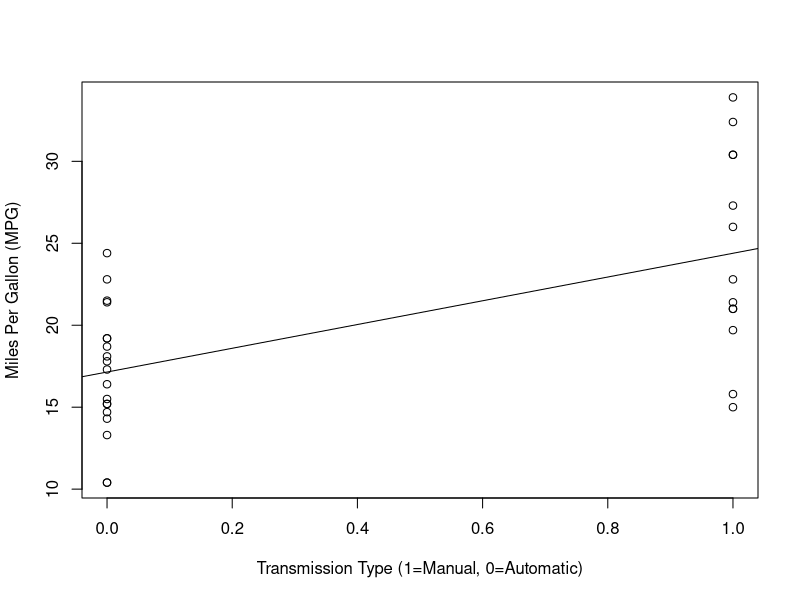
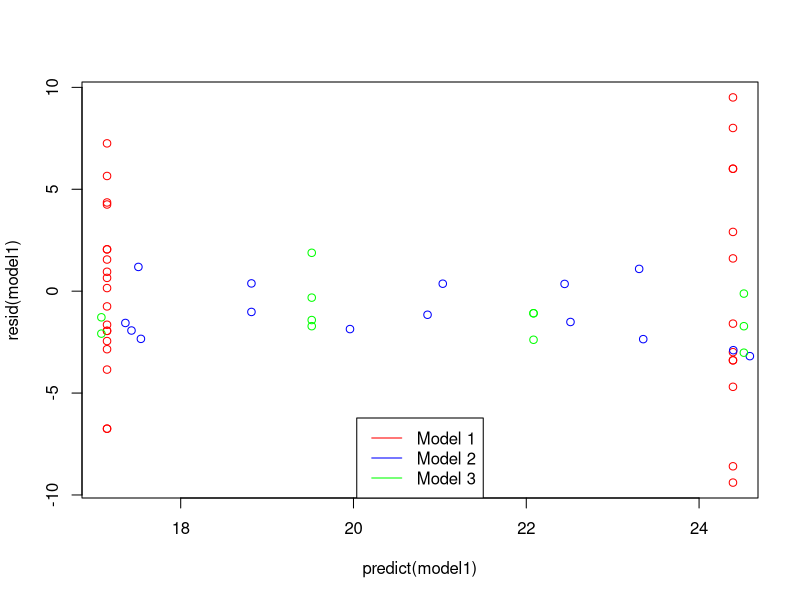
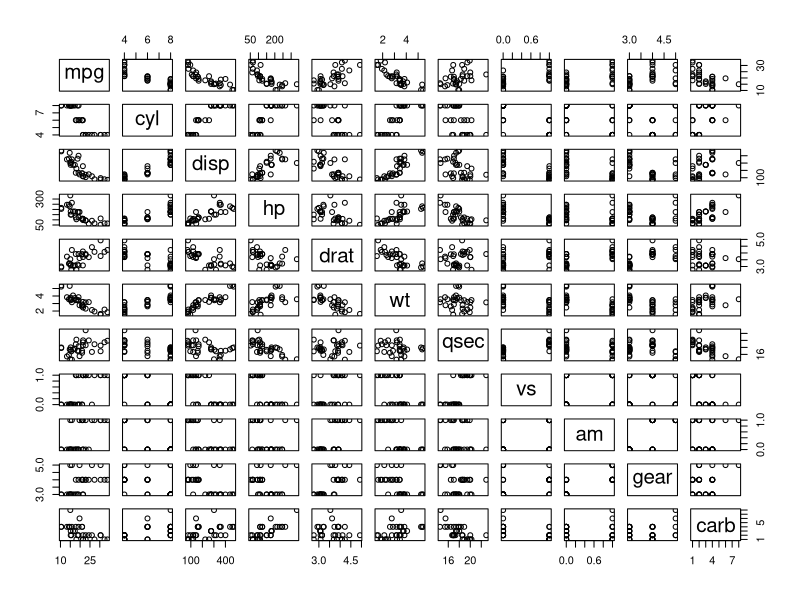

R code for these plots, in order:
## ---- chunk 1
model1 <- lm(mpg ~ as.factor(am),data=mtcars)
summary(model1)$r.squared
summary(model1)$coefficients
## ---- chunk 2
model2 <- update(model1,mpg ~ as.factor(am)+cyl+disp+hp+wt)
summary(model2)$r.squared
summary(model2)$coefficients
## ---- chunk 3
model3 <- update(model1,mpg ~ as.factor(am)+cyl)
summary(model3)$r.squared
summary(model3)$coefficients
## ---- chunk 4
plot(mtcars$mpg ~ mtcars$am,xlab="Transmission Type (1=Manual, 0=Automatic)",ylab="Miles Per Gallon (MPG)")
abline(model1)
## ---- chunk 5
plot(predict(model1),resid(model1),col="red")
points(predict(model2),resid(model2),col="blue")
points(predict(model3),resid(model3),col="green")
legend("bottom",c("Model 1","Model 2","Model 3"),col=c("red","blue","green"),lty=c(1,1))
## ---- chunk 6
anova(model1,model3,model2)
## ---- chunk 7
options(width=600)
cor(mtcars)
pairs(mtcars)
